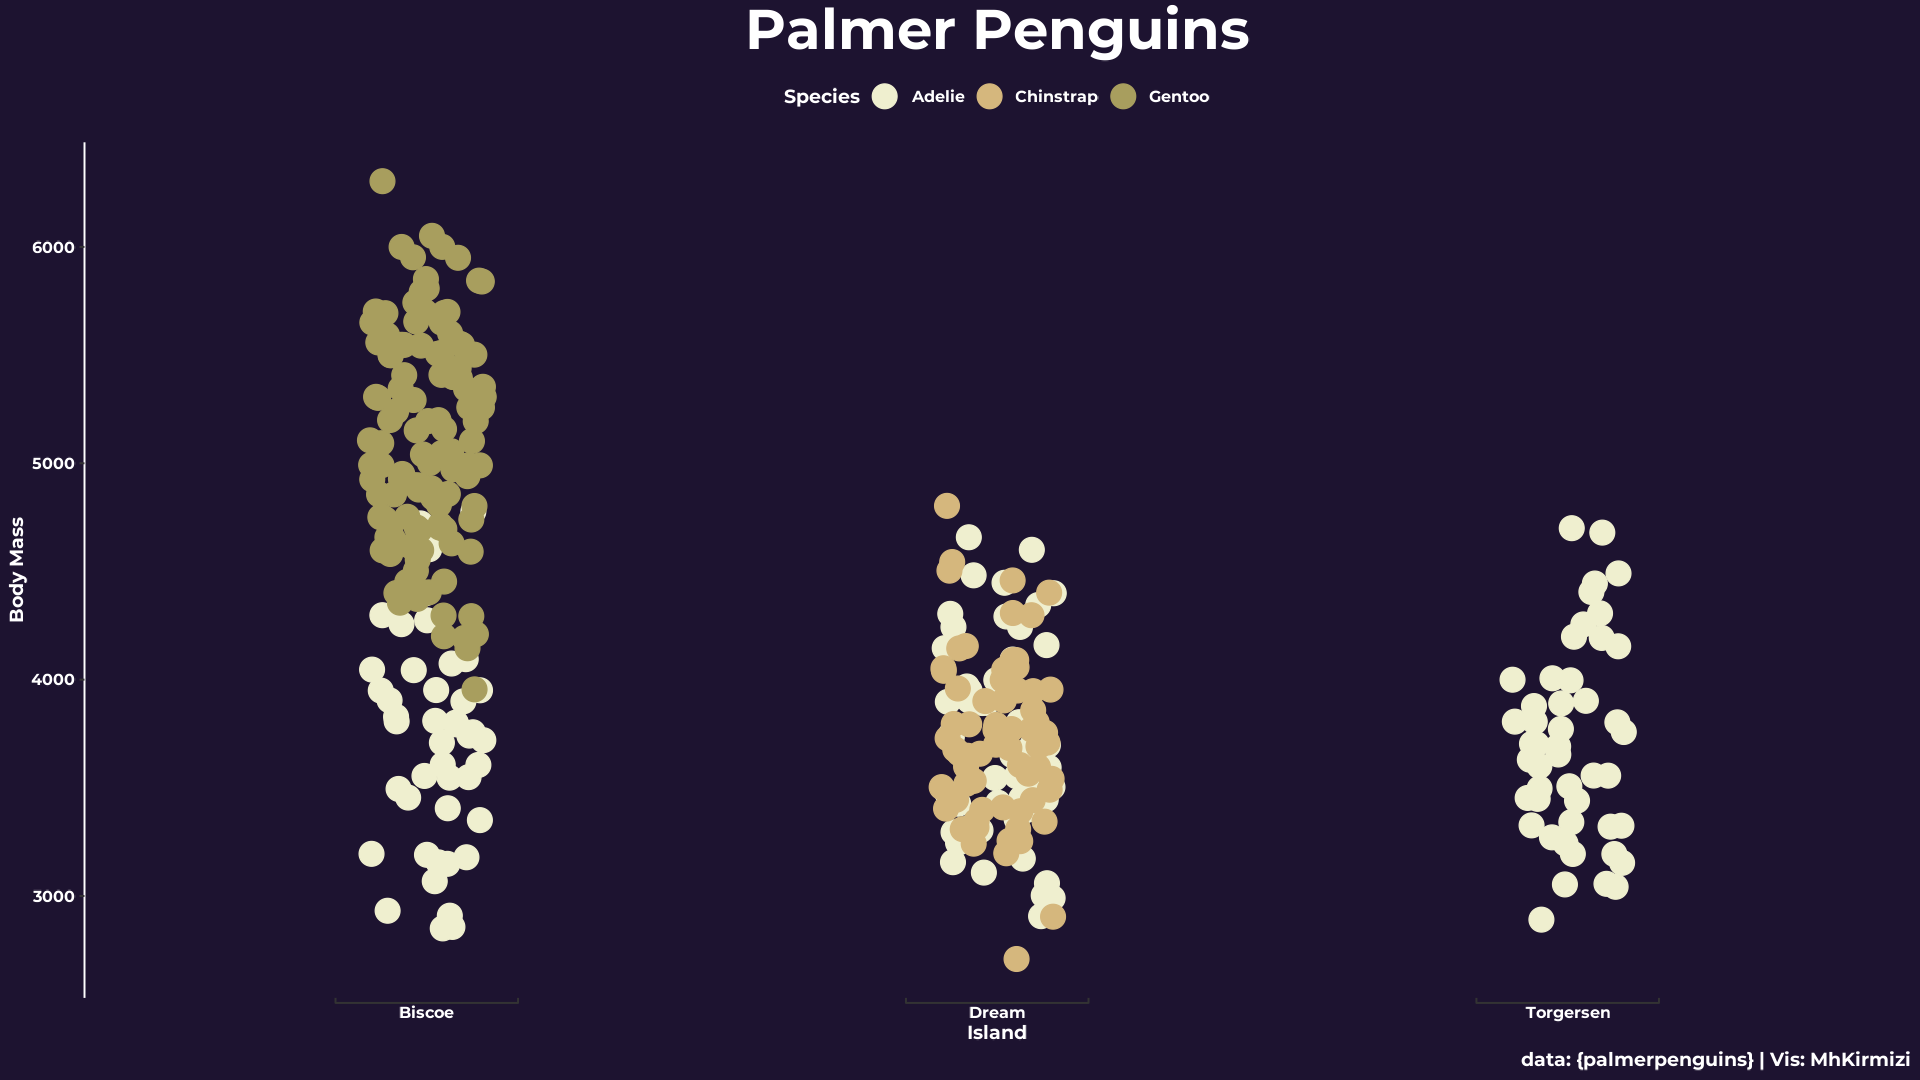

R code for this plot:
library(tidyverse)
library(lemon)
library(showtext)
## Fonts
font_add_google("Montserrat", "Montserrat")
showtext_auto()
## Colors 
penguins_hue <- c("#2A2432FF", "#4F3855FF", "#846D86FF","#EFEFCFFF","#D5B77DFF", "#A89E5EFF")
### 
df <- palmerpenguins::penguins
df <- df |> 
  drop_na()

ggplot(df, aes(island,  body_mass_g))+
  geom_point(position = position_jitter(width = .1), 
             aes(color = species), 
             size = 6) +
  lemon::coord_flex_cart(bottom=brackets_horizontal()) +
  scale_color_manual(values = penguins_hue[4:6]) +
  scale_fill_manual(values = penguins_hue[4:6]) +
  labs(
    x = 'Island', 
    y = 'Body Mass',
    title = 'Palmer Penguins', 
    color = 'Species',
    caption = 'data: {palmerpenguins} | Vis: MhKirmizi',
  ) +
  theme_classic(base_family = "Montserrat") +
  theme(
    legend.position = 'top', 
    plot.title = element_text(size = 42, colour = "white", 
                              face = "bold", family = "Montserrat", hjust = 0.5), 
    plot.caption = element_text(size = 14, face = 'bold', color = 'white'),
    plot.background = element_rect(fill = "#1d1330", color = "#1d1330"), 
    panel.background = element_rect(fill = "#1d1330", color = "#1d1330"), 
    axis.text = element_text(color = "white", size = 12, face = 'bold'),
    axis.title = element_text(color = "white", size = 14, face = 'bold'),
    axis.line = element_line(colour = 'white'), 
    legend.background = element_rect(fill = "#1d1330", color = "#1d1330"), 
    legend.text = element_text(size = 12, color = 'white', face = 'bold'), 
    legend.title = element_text(size = 14, color = 'white', face = 'bold')
  )
ggsave("penguins_island.png", width = 1920, height = 1080, units = "px", dpi = 132)
## things to do increase the size of th
